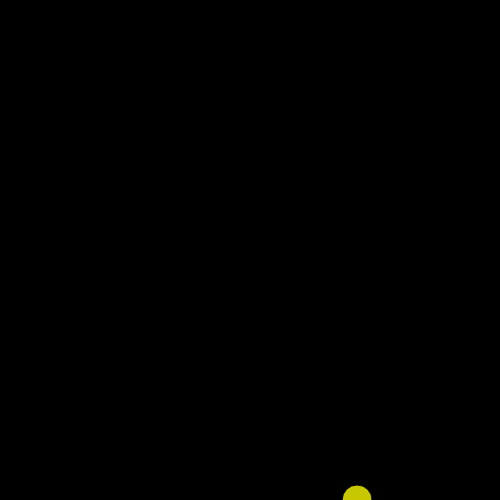
Frame 1 (no input)
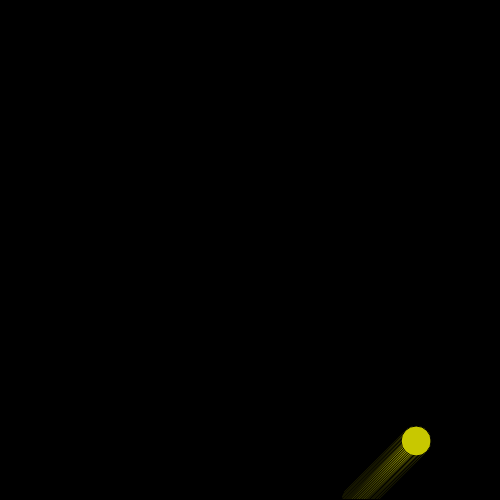
Frame 60 (no input)
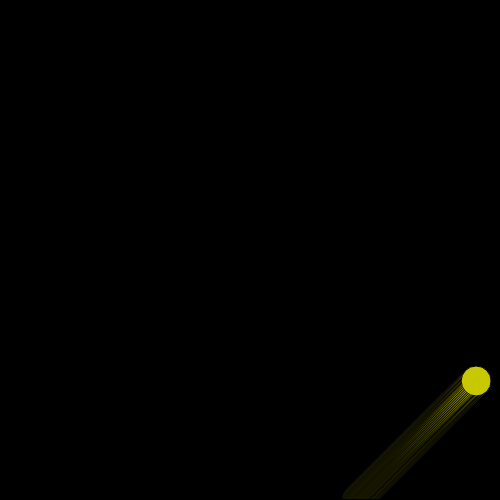
Frame 120 (the mouse pressed at the canvas centre since frame 60)

The p5.js sketch that drew these frames (run headless with seeded random() and noise() and a simulated clock; from frame 60 on, the mouse is pressed at the canvas centre):

// p5.js sketch
// ── sketch.js
var xPos;
var yPos;
var xSpeed = 1;
var ySpeed = 1; 

function setup(){
	createCanvas(500,500);
	background(0);
	xPos = random(0, height);
	yPos = height;
}
function draw(){
	//fading background
	fill(0,6)
	rect(0, 0, width, height);

	fill(200, 200, 0);
	ellipse(xPos, yPos, 30, 30);
	xPos += xSpeed;
	yPos = yPos - 1;

	if (xPos >= width || xPos <= 0){
		xSpeed = -xSpeed;
	}
	if (yPos >= height || yPos <= 0){
		ySpeed = -ySpeed
	}
	if (yPos < 0) {
		y = height;
	}
}
